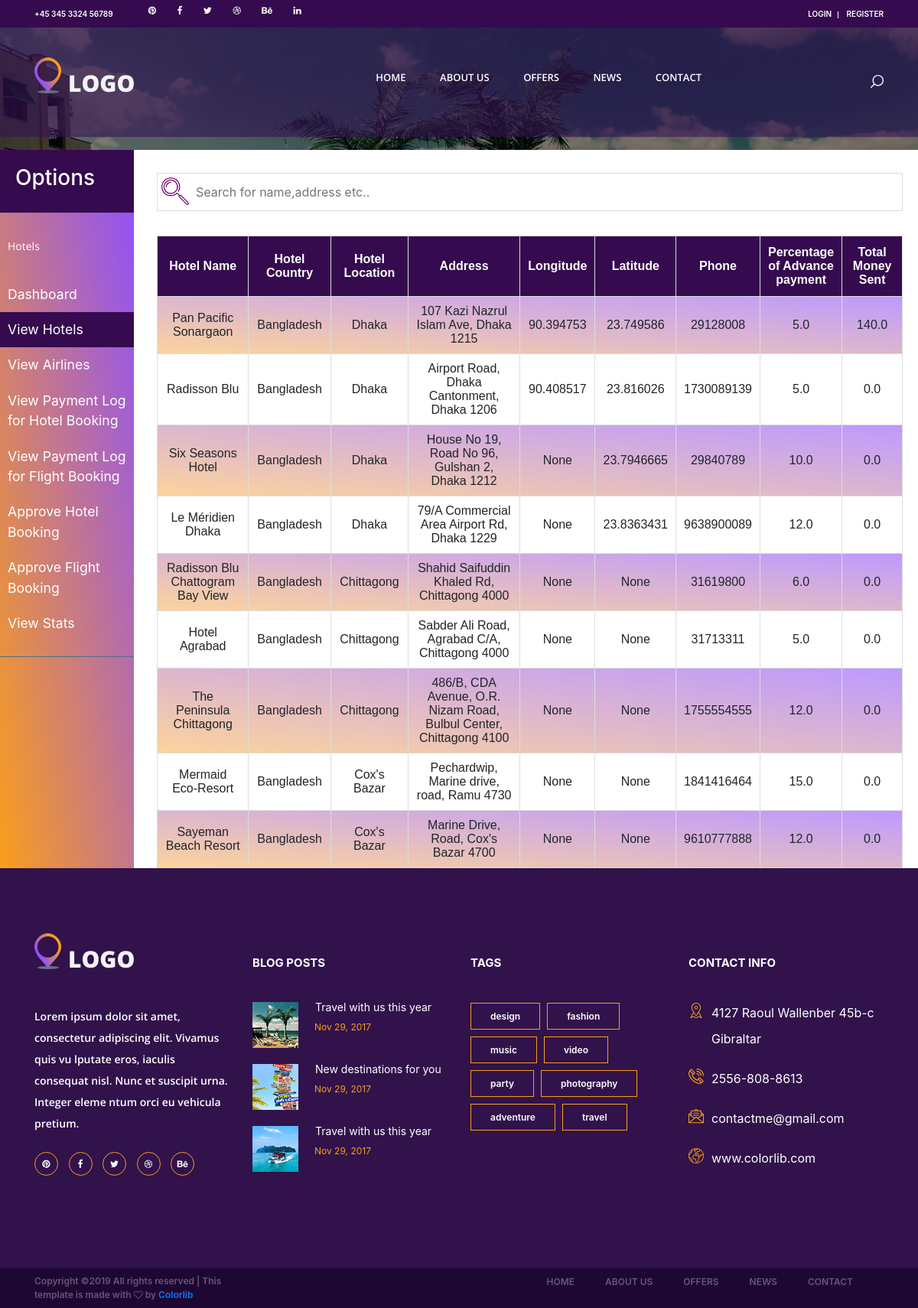
/viewHotels, run on the app's committed database.
### database/models.py (models this page shows, shortened)
class Hotel(models.Model):
    Hotel_Name = models.CharField(max_length=200)
    Hotel_Location = models.CharField(max_length=500)
    Hotel_Country = models.CharField(max_length=500, null=True)
    TotalSentMoney = models.FloatField()
    Percentage = models.FloatField()
    CompanyAdmin = models.ForeignKey(User, on_delete=models.CASCADE, null=True)
    Description = models.TextField(null=True)
    Address = models.CharField(max_length=200, null=True)
    Phone = models.PositiveIntegerField(null=True)
    Latitude = models.FloatField(null=True)
    Longitude = models.FloatField(null=True)

### siteadmin/views.py (the view)
# urls.py: path('viewHotels', views.viewHotels, name='HotelList'),
def viewHotels(request):
    cursor = connection.cursor()
    cursor.execute(
        "select Hotel_Name,Hotel_Location,Hotel_Country,Address,Phone,TotalSentMoney,Percentage,Latitude,Longitude"
        " from database_hotel")
    data = namedtuplefetchall(cursor)
    cursor.execute("select count(*) as cnt from database_hotel_booking HB join database_booking B on "
                   "(HB.Booking_id=B.id) where HB.isApproved=0 AND HB.isCancellationApproved=0 AND B.Status<>2")
    hotelApproveCount = namedtuplefetchall(cursor)[0].cnt
    cursor.execute("select count(*) as cnt from database_hotel_booking HB join database_booking B on "
                   "(HB.Booking_id=B.id) where HB.isApproved=1 AND HB.isCancellationApproved=0 AND B.Status=2")
    hotelCancelCount = namedtuplefetchall(cursor)[0].cnt
    cursor.execute("select count(*) as cnt from database_flight_booking FB join database_booking B on "
                   "(FB.Booking_id=B.id) where FB.isApproved=0 AND FB.isCancellationApproved=0 AND B.Status<>2")
    flightApproveCount = namedtuplefetchall(cursor)[0].cnt
    cursor.execute("select count(*) as cnt from database_flight_booking FB join database_booking B on "
                   "(FB.Booking_id=B.id) where FB.isApproved=1 AND FB.isCancellationApproved=0 AND B.Status=2")
    flightCancelCount = namedtuplefetchall(cursor)[0].cnt
    return render(request, "siteadmin/AdminHotels.html",
                  {'data': data, 'hotelApproveCount': hotelApproveCount, 'hotelCancelCount': hotelCancelCount,
                   'flightApproveCount': flightApproveCount, 'flightCancelCount': flightCancelCount})

### siteadmin/views.py (called while the page is built)
def namedtuplefetchall(cursor):
    desc = cursor.description
    nt_result = namedtuple('Result', [col[0] for col in desc])
    return [nt_result(*row) for row in cursor.fetchall()]

### HotelFlight/templates/siteadmin/AdminHotels.html (shortened to what this page needs)
{% extends "search/base.html" %}
{% load static %}
{% load url_replace %}
{% load url_get %}
{% load widget_tweaks %}
{% block css %}
<link rel="stylesheet" type="text/css" href="{% static 'search/styles/bootstrap4/bootstrap.min.css' %}">
<link href="{% static 'search/plugins/font-awesome-4.7.0/css/font-awesome.min.css' %}" rel="stylesheet"
      type="text/css">
<link rel="stylesheet" type="text/css" href="{% static 'search/styles/search.css' %}">
<link rel="stylesheet" type="text/css" href="{% static 'search/styles/single_listing_styles.css' %}">
<link rel="stylesheet" type="text/css" href="{% static 'search/styles/responsive.css' %}">
<link rel="stylesheet" type="text/css" href="{% static 'gijgo/js/gijgo.min.css' %}">
<link rel="stylesheet" type="text/css" href="{% static 'adminpanel/sidebar.css' %}">
<link rel="stylesheet" href="https://maxcdn.bootstrapcdn.com/bootstrap/4.0.0/css/bootstrap.min.css"
>
{% endblock css %}
{% block content %}
<div class="offers">
    <div class="hero-image"
         style="height:24.5%;background-image: linear-gradient(rgba(0, 0, 0, 0.5), rgba(0, 0, 0, 0.5)), url({% static 'search/images/single_background.jpg' %})">
    </div>
    <div class="">
        <div class="row">
            <div class="col-lg-2" style="display: flex">
                <nav id="sidebar">
                    <div class="sidebar-header">
                        <h3>Options</h3>
                    </div>
                    <ul class="list-unstyled components">
                        <p>Hotels</p>
                        <li class="">
                            <a href="{% url 'SiteAdminDash' %}">Dashboard</a>
                        </li>
                        <li class="active">
                            <a href="{% url 'HotelList' %}">View Hotels</a>
                        </li>
                        <li class="">
                            <a href="{% url 'AirlinesList' %}">View Airlines</a>
                        </li>
                        <li class="">
                            <a href="{% url 'HotelPaymentLog' %}">View Payment Log for Hotel Booking</a>
                        </li>
                        <li class="">
                            <a href="{% url 'AirlinesPaymentLog' %}">View Payment Log for Flight Booking</a>
                        </li>
                        <li class="">
                            <a href="{% url 'ApproveHotelBooking' %}">Approve Hotel Booking</a>
                        </li>
                        <li class="">
                            <a href="{% url 'ApproveFlightBooking' %}">Approve Flight Booking</a>
                        </li>
                        <li class="">
                            <a href="{% url 'Statistics' %}">View Stats</a>
                        </li>
                    </ul>
                </nav>
            </div>
            <div class="col-lg-10" style="padding-right: 35px;padding-top:30px;">
                <input type="text" id="hotelInput" onkeyup="searchTable()" placeholder="Search for name,address etc.."
                       title="Type in a name,address,location.....">
                <div class="rooms" style="margin-top: 20px;">
                    <table id="hotelTable" width="100%">
                        <tr align="center">
                            <th onclick="sortTable(0,false)">
                                Hotel Name
                            </th>
                            <th onclick="sortTable(1,false)">
                                Hotel Country
                            </th>
                            <th onclick="sortTable(2,false)">
                                Hotel Location
                            </th>
                            <th onclick="sortTable(3,false)" width="15%">
                                Address
                            </th>
                            <th onclick="sortTable(4,true)">
                                Longitude
                            </th>
                            <th onclick="sortTable(5,true)">
                                Latitude
                            </th>
                            <th onclick="sortTable(6,false)" width="10%">
                                Phone
                            </th>
                            <th onclick="sortTable(7,true)" width="10%">
                                Percentage of Advance payment
                            </th>
                            <th onclick="sortTable(8,true)">
                                Total Money Sent
                            </th>
                        </tr>
                        {% for datum in data %}
                        <tr align="center">
                            <td>
                                {{ datum.Hotel_Name }}
                            </td>
                            <td>
                                {{ datum.Hotel_Country }}
                            </td>
                            <td>
                                {{ datum.Hotel_Location }}
                            </td>
                            <td>
                                {{ datum.Address }}
                            </td>
                            <td>
                                {{ datum.Longitude }}
                            </td>
                            <td>
                                {{ datum.Latitude }}
                            </td>
                            <td>
                                {{ datum.Phone }}
                            </td>
                            <td>
                                {{ datum.Percentage }}
                            </td>
                            <td>
                                {{ datum.TotalSentMoney }}
                            </td>
                        </tr>
                        {% endfor %}
                    </table>
                </div>
            </div>
        </div>
    </div>
</div>
{% endblock content %}

### HotelFlight/static/search/styles/search.css (style rules this page uses)
* { margin: 0; padding: 0; -webkit-font-smoothing: antialiased; -webkit-text-shadow: rgba(0, 0, 0, .01) 0 0 1px; text-shadow: rgba(0, 0, 0, .01) 0 0 1px; }
body { font-family: 'Open Sans', sans-serif; font-size: 14px; font-weight: 400; background: #FFFFFF; }
div { display: block; position: relative; -webkit-box-sizing: border-box; -moz-box-sizing: border-box; box-sizing: border-box; }
ul { list-style: none; margin-bottom: 0px; }
p { font-family: 'Open Sans', sans-serif; font-size: 14px; line-height: 2; font-weight: 400; color: white; -webkit-font-smoothing: antialiased; -webkit-text-shadow: rgba(0, 0, 0, .01) 0 0 1px; text-shadow: rgba(0, 0, 0, .01) 0 0 1px; }
a, a:hover, a:visited, a:active, a:link { text-decoration: none; -webkit-font-smoothing: antialiased; -webkit-text-shadow: rgba(0, 0, 0, .01) 0 0 1px; text-shadow: rgba(0, 0, 0, .01) 0 0 1px; }
h3 { font-size: 24px; }
h1, h2, h3, h4, h5, h6 { font-family: 'Open Sans', sans-serif; -webkit-font-smoothing: antialiased; -webkit-text-shadow: rgba(0, 0, 0, .01) 0 0 1px; text-shadow: rgba(0, 0, 0, .01) 0 0 1px; }
.offers { position: static; padding-top: 0px; padding-bottom: 0px; margin: 0px; padding-left: 0px; }
.hero-image { height: 38%; background-position: center; background-repeat: no-repeat; background-size: cover; position: relative; }

### HotelFlight/static/search/styles/single_listing_styles.css (style rules this page uses)
* { margin: 0; padding: 0; -webkit-font-smoothing: antialiased; -webkit-text-shadow: rgba(0,0,0,.01) 0 0 1px; text-shadow: rgba(0,0,0,.01) 0 0 1px; }
body { font-family: 'Open Sans', sans-serif; font-size: 14px; font-weight: 400; background: #FFFFFF; color: #a5a5a5; }
div { display: block; position: relative; -webkit-box-sizing: border-box; -moz-box-sizing: border-box; box-sizing: border-box; }
ul { list-style: none; margin-bottom: 0px; }
p { font-family: 'Open Sans', sans-serif; font-size: 14px; line-height: 2; font-weight: 400; color: #929191; -webkit-font-smoothing: antialiased; -webkit-text-shadow: rgba(0,0,0,.01) 0 0 1px; text-shadow: rgba(0,0,0,.01) 0 0 1px; }
a, a:hover, a:visited, a:active, a:link { text-decoration: none; -webkit-font-smoothing: antialiased; -webkit-text-shadow: rgba(0,0,0,.01) 0 0 1px; text-shadow: rgba(0,0,0,.01) 0 0 1px; }
h3 { font-size: 24px; }
h1, h2, h3, h4, h5, h6 { font-family: 'Open Sans', sans-serif; -webkit-font-smoothing: antialiased; -webkit-text-shadow: rgba(0,0,0,.01) 0 0 1px; text-shadow: rgba(0,0,0,.01) 0 0 1px; }
.rooms { margin-top: 69px; }

### HotelFlight/static/adminpanel/sidebar.css (style rules this page uses)
#sidebar { min-width: 100%; max-width: 100%; min-height: 100vh; background: linear-gradient(to top right, #fa9e1b, #8d4fff); color: #fff; transition: all 0.3s; }
#sidebar .sidebar-header { padding: 20px; background: #350a4e; }
#sidebar ul.components { padding: 20px 0; border-bottom: 1px solid #47748b; color: white; }
#sidebar ul p { color: #fff; padding: 10px; }
#sidebar ul li a { padding: 10px; font-size: 1.1em; display: block; color: #fff; }
#sidebar ul li.active > a, a[aria-expanded="true"] { color: #fff; background: #350a4e; }
* { box-sizing: border-box; }
.row:after { content: ""; display: table; clear: both; }
.active, .demo:hover { opacity: 1; }

### data on the page
Hotel: Hotel_Name "Pan Pacific Sonargaon", Hotel_Country "Bangladesh", Hotel_Location "Dhaka", Address "107 Kazi Nazrul Islam Ave, Dhaka 1215", Longitude "90.394753", Latitude "23.749586", Phone "29128008", Percentage "5.0", TotalSentMoney "140.0"
Hotel: Hotel_Name "Radisson Blu", Hotel_Country "Bangladesh", Hotel_Location "Dhaka", Address "Airport Road, Dhaka Cantonment, Dhaka 1206", Longitude "90.408517", Latitude "23.816026", Phone "1730089139", Percentage "5.0", TotalSentMoney "0.0"
Hotel: Hotel_Name "Six Seasons Hotel", Hotel_Country "Bangladesh", Hotel_Location "Dhaka", Address "House No 19, Road No 96, Gulshan 2, Dhaka 1212", Longitude "None", Latitude "23.7946665", Phone "29840789", Percentage "10.0", TotalSentMoney "0.0"
Hotel: Hotel_Name "Le Méridien Dhaka", Hotel_Country "Bangladesh", Hotel_Location "Dhaka", Address "79/A Commercial Area Airport Rd, Dhaka 1229", Longitude "None", Latitude "23.8363431", Phone "9638900089", Percentage "12.0", TotalSentMoney "0.0"
Hotel: Hotel_Name "Radisson Blu Chattogram Bay View", Hotel_Country "Bangladesh", Hotel_Location "Chittagong", Address "Shahid Saifuddin Khaled Rd, Chittagong 4000", Longitude "None", Latitude "None", Phone "31619800", Percentage "6.0", TotalSentMoney "0.0"
Hotel: Hotel_Name "Hotel Agrabad", Hotel_Country "Bangladesh", Hotel_Location "Chittagong", Address "Sabder Ali Road, Agrabad C/A, Chittagong 4000", Longitude "None", Latitude "None", Phone "31713311", Percentage "5.0", TotalSentMoney "0.0"
Hotel: Hotel_Name "The Peninsula Chittagong", Hotel_Country "Bangladesh", Hotel_Location "Chittagong", Address "486/B, CDA Avenue, O.R. Nizam Road, Bulbul Center, Chittagong 4100", Longitude "None", Latitude "None", Phone "1755554555", Percentage "12.0", TotalSentMoney "0.0"
Hotel: Hotel_Name "Mermaid Eco-Resort", Hotel_Country "Bangladesh", Hotel_Location "Cox's Bazar", Address "Pechardwip, Marine drive, road, Ramu 4730", Longitude "None", Latitude "None", Phone "1841416464", Percentage "15.0", TotalSentMoney "0.0"
Hotel: Hotel_Name "Sayeman Beach Resort", Hotel_Country "Bangladesh", Hotel_Location "Cox's Bazar", Address "Marine Drive, Road, Cox's Bazar 4700", Longitude "None", Latitude "None", Phone "9610777888", Percentage "12.0", TotalSentMoney "0.0"
